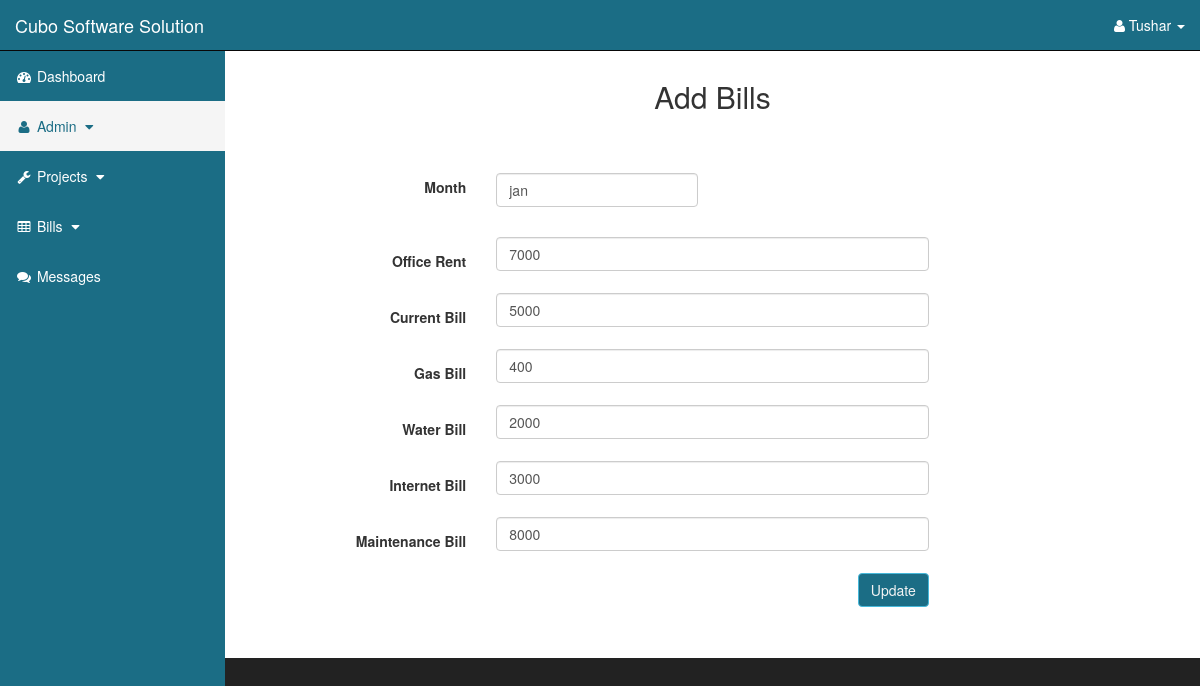
/edit_bill.php?eb=3, run on the app's committed database.
### tables this page shows
CREATE TABLE `tbl_bills` (
  `b_id` int(10) NOT NULL,
  `b_month` varchar(10) NOT NULL,
  `b_office` float NOT NULL,
  `b_current` float NOT NULL,
  `b_gas` float NOT NULL,
  `b_water` float NOT NULL,
  `b_net` float NOT NULL,
  `b_maintenance` float NOT NULL
);

### functions/function.php (called while the page is built, shortened)
<?php
class Parts {
    public function addHeader()
    {
        require_once("includes/header.php");
    }
    public function addSidebar()
    {
        require_once("includes/sidebar.php");
    }
    public function addFooter()
    {
        require_once("includes/footer.php");
    }
}
class DB {
    private $serverName = "localhost";
    private $userName = "root";
    private $passWord = "";
    private $dbName = "psam";
    private $con;
    public function dbConnect()
    {
        $this->con = mysqli_connect($this->serverName, $this->userName, $this->passWord, $this->dbName);
        return $this->con;
    }
    public function getBillData($id)
    {
        $query = "SELECT * FROM tbl_bills WHERE b_id = '$id'";
        $res = mysqli_query($this->con, $query);
        return mysqli_fetch_assoc($res);
    }
}

### edit_bill.php (the view, shortened to what this page needs)
<?php
include_once('functions/function.php');
?>
<?php
$id = $_GET['eb'];
$oDB = new DB();
$res = $oDB->getBillData($id);
?>
<div id="page-wrapper" class="add_bill">
    <div class="container-fluid">
        <div class="row">
            <div class="col-sm-12">
                <h2 class="text-center">Add Bills</h2>
            </div>
        </div>
        <div class="panel-body" >
            <form id="Add-form" class="form-horizontal" method="post" action="">
                <div class="form-group">
                    <label class="col-md-3 control-label">Month</label>
                    <div class="col-md-6">
                        <div class="form-group">
                            <div class="col-md-6">
                                <input type="text" class="form-control" name="billing_month" placeholder="Enter Month" value="<?= $res['b_month']; ?>">
                            </div>
                        </div>
                    </div>
                </div>
                <div class="form-group">
                    <label class="col-md-3 control-label">Office Rent</label>
                    <div class="col-md-6">
                        <input type="text" class="form-control" name="office_rent" placeholder="Enter Office Rent" value="<?= $res['b_office']; ?>">
                    </div>
                </div>
                <div class="form-group">
                    <label class="col-md-3 control-label">Current Bill</label>
                    <div class="col-md-6">
                        <input type="text" class="form-control" name="current_bill" placeholder="Enter Your Current Bill" value="<?= $res['b_current']; ?>">
                    </div>
                </div>
                <div class="form-group">
                    <label class="col-md-3 control-label">Gas Bill</label>
                    <div class="col-md-6">
                        <input type="text" class="form-control" name="gas_bill" placeholder="Enter Your Gas Bill" value="<?= $res['b_gas']; ?>">
                    </div>
                </div>
                <div class="form-group">
                    <label class="col-md-3 control-label">Water Bill</label>
                    <div class="col-md-6">
                        <input type="text" class="form-control" name="water_bill" placeholder="Enter Your Water Bill" value="<?= $res['b_water']; ?>">
                    </div>
                </div>
                <div class="form-group">
                    <label class="col-md-3 control-label">Internet Bill</label>
                    <div class="col-md-6">
                        <input type="text" class="form-control" name="net_bill" placeholder="Enter Your Internet Bill" value="<?= $res['b_net']; ?>">
                    </div>
                </div>
                <div class="form-group">
                    <label class="col-md-3 control-label">Maintenance Bill</label>
                    <div class="col-md-6">
                        <input type="text" class="form-control" name="maintenance_bill" placeholder="Enter Your Maintenance Bill" value="<?= $res['b_maintenance']; ?>">
                    </div>
                </div>
                <div class="form-group">
                    <div class="col-md-offset-3 col-md-6">
                        <button id="btn-Add" type="submit" class="btn btn-info pull-right btn-edit"><i class="icon-hand-right"></i> Update</button>
                    </div>
                </div>
            </form>
        </div>
    </div>
</div>

### assets/css/style.css (style rules this page uses)
body { margin-top: 100px; background-color: #222; line-height: 2.429; }
#page-wrapper { width: 100%; padding: 0; background-color: #fff; }
.btn-edit { background-color: #1b6d85; color: whitesmoke; }
.panel-body { padding-top:30px; }
.form-group { margin-top:10px; }
.add_bill { height: 608px; }
@media (min-width:768px) { #page-wrapper { padding: 10px; } }
@media (min-width:768px) { body { margin-top: 50px; } }

### data on the page
tbl_bills: billing_month "jan", office_rent "7000", current_bill "5000", gas_bill "400", water_bill "2000", net_bill "3000", maintenance_bill "8000"
